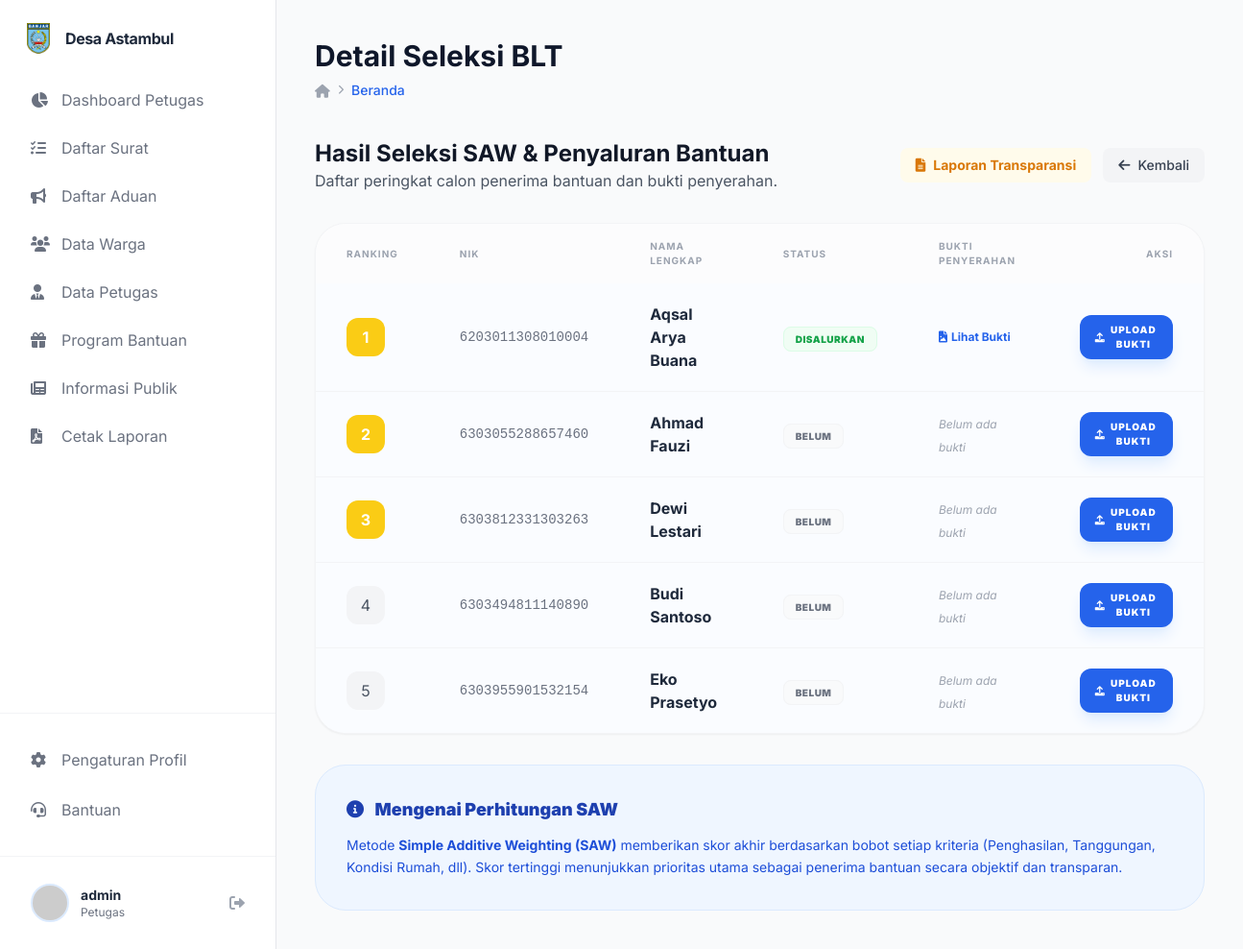
Page /public/blt/detail/1 (signed in) on the committed database.
### tables this page shows
CREATE TABLE `hasil_saw_blt` (
  `id` int NOT NULL,
  `id_program` int NOT NULL,
  `id_calon` int NOT NULL,
  `nilai_total` decimal(10,5) NOT NULL,
  `ranking` int NOT NULL,
  `created_at` datetime DEFAULT CURRENT_TIMESTAMP
);

CREATE TABLE `warga` (
  `id_warga` int NOT NULL,
  `nik` varchar(16) DEFAULT NULL,
  `nama_lengkap` varchar(100) DEFAULT NULL,
  `tempat_lahir` varchar(50) DEFAULT NULL,
  `tanggal_lahir` date DEFAULT NULL,
  `jenis_kelamin` enum('L','P') DEFAULT NULL COMMENT 'L = Laki-laki, P = Perempuan',
  `alamat` text,
  `rt_rw` varchar(10) DEFAULT NULL,
  `pekerjaan` varchar(50) DEFAULT NULL,
  `penghasilan` decimal(12,2) DEFAULT NULL,
  `jumlah_tanggungan` int DEFAULT NULL,
  `kondisi_rumah` enum('layak','kurang_layak','tidak_layak') DEFAULT NULL,
  `status_kawin` enum('kawin','belum_kawin','cerai') DEFAULT NULL,
  `created_at` datetime DEFAULT NULL,
  `updated_at` datetime DEFAULT NULL
);

CREATE TABLE `penetapan_bantuan` (
  `id_penetapan` int NOT NULL,
  `id_program` int NOT NULL,
  `id_calon` int NOT NULL,
  `id_kades` int NOT NULL,
  `no_sk` varchar(50) NOT NULL,
  `tanggal_penetapan` date NOT NULL,
  `keterangan` text,
  `created_at` datetime NOT NULL DEFAULT CURRENT_TIMESTAMP,
  `updated_at` datetime NOT NULL DEFAULT CURRENT_TIMESTAMP ON UPDATE CURRENT_TIMESTAMP,
  `periode` varchar(20) DEFAULT NULL,
  `jumlah_dana` decimal(12,2) DEFAULT '0.00',
  `status_penyaluran` enum('belum','disalurkan','diterima') DEFAULT 'belum',
  `bukti_penyerahan` varchar(255) DEFAULT NULL
);

### app/core/Controller.php (called while the page is built, shortened)
<?php
class Controller {
    public function view($view, $data = []) {
        require_once '../app/views/' . $view . '.php';
    }
    public function model($model) {
        return new $model;
    }
}

### app/controllers/Blt.php (called while the page is built, shortened)
<?php
class Blt extends Controller {
    public function detail($id_program) {
        $bltModel = $this->model('BltModel');
        $data['judul'] = 'Detail Seleksi BLT';
        $data['id_program'] = $id_program;
        $data['hasil'] = $bltModel->getHasilSAW($id_program);
        $this->view('blt/detail', $data);
    }
}

### app/core/App.php (called while the page is built, shortened)
<?php
class App {
    protected $method = 'index';
    protected $params = [];
    public function __construct() {
        $url = $this->parseURL();
        if ($url && file_exists('../app/controllers/' . $url[0] . '.php')) {
            unset($url[0]);
        }
        $this->controller = new $this->controller;
        if (isset($url[1])) {
            if (method_exists($this->controller, $url[1])) {
                $this->method = $url[1];
                unset($url[1]);
            }
        }
        if (!empty($url)) {
            $this->params = array_values($url);
        }
        call_user_func_array([$this->controller, $this->method], $this->params);
    }
    public function parseURL() {
        if (isset($_GET['url'])) {
            $url = rtrim($_GET['url'], '/');
            $url = filter_var($url, FILTER_SANITIZE_URL);
            $url = explode('/', $url);
            return $url;
        }
    }
}

### public/index.php (called while the page is built, shortened)
<?php
$app = new App;

### app/core/Database.php (called while the page is built, shortened)
<?php
class Database {
    private $host = DB_HOST;
    private $user = DB_USER;
    private $pass = DB_PASS;
    private $dbname = DB_NAME;
    private $dbh;
    private $stmt;
    public function __construct() {
        $dsn = 'mysql:host=' . $this->host . ';dbname=' . $this->dbname;
        $options = [
            PDO::ATTR_PERSISTENT => true,
            PDO::ATTR_ERRMODE => PDO::ERRMODE_EXCEPTION
        ];
        try {
            $this->dbh = new PDO($dsn, $this->user, $this->pass, $options);
        } catch (PDOException $e) {
            die($e->getMessage());
        }
    }
    public function query($sql) {
        $this->stmt = $this->dbh->prepare($sql);
    }
    public function bind($param, $value, $type = null) {
        if (is_null($type)) {
            switch (true) {
                default:
                    $type = PDO::PARAM_STR;
            }
        }
        $this->stmt->bindValue($param, $value, $type);
    }
    public function execute() {
        return $this->stmt->execute();
    }
    public function resultSet() {
        $this->execute();
        return $this->stmt->fetchAll(PDO::FETCH_ASSOC);
    }
}

### app/models/BltModel.php (called while the page is built, shortened)
<?php
class BltModel {
    private $db;
    public function __construct() {
        $this->db = new Database;
    }
    public function getHasilSAW($id_program) {
        $this->db->query('SELECT h.*, c.status, w.nama_lengkap, w.nik, pb.bukti_penyerahan, pb.status_penyaluran
                          FROM hasil_saw_blt h
                          JOIN calon_penerima c ON h.id_calon = c.id_calon
                          JOIN warga w ON c.id_warga = w.id_warga
                          LEFT JOIN penetapan_bantuan pb ON pb.id_program = h.id_program AND pb.id_calon = h.id_calon
                          WHERE h.id_program = :id_program
                          ORDER BY h.ranking ASC');
        $this->db->bind('id_program', $id_program);
        return $this->db->resultSet();
    }
}

### app/views/blt/detail.php (the view, shortened to what this page needs)
<div class="mb-8 flex flex-wrap justify-between items-center gap-4">
    <div>
        <h2 class="text-2xl font-bold text-gray-900">Hasil Seleksi SAW & Penyaluran Bantuan</h2>
        <p class="text-gray-600">Daftar peringkat calon penerima bantuan dan bukti penyerahan.</p>
    </div>
    <div class="flex gap-3">
        <a href="<?= BASEURL; ?>/blt/laporan/<?= $data['id_program']; ?>" class="px-4 py-2 bg-amber-50 text-amber-600 rounded-lg text-sm font-bold hover:bg-amber-100 transition flex items-center">
            <i class="fas fa-file-alt mr-2"></i> Laporan Transparansi
        </a>
        <a href="<?= BASEURL; ?>/blt/admin" class="px-4 py-2 bg-gray-100 text-gray-700 rounded-lg text-sm font-medium hover:bg-gray-200 flex items-center">
            <i class="fas fa-arrow-left mr-2"></i> Kembali
        </a>
    </div>
</div>
<div class="bg-white rounded-[32px] shadow-sm border border-gray-100 overflow-hidden mb-8">
    <div class="overflow-x-auto">
        <table class="w-full text-left border-collapse">
            <thead class="bg-gray-50/50">
                <tr>
                    <th class="px-8 py-4 text-[10px] font-bold text-gray-400 uppercase tracking-widest">Ranking</th>
                    <th class="px-8 py-4 text-[10px] font-bold text-gray-400 uppercase tracking-widest">NIK</th>
                    <th class="px-8 py-4 text-[10px] font-bold text-gray-400 uppercase tracking-widest">Nama Lengkap</th>
                    <th class="px-8 py-4 text-[10px] font-bold text-gray-400 uppercase tracking-widest">Status</th>
                    <th class="px-8 py-4 text-[10px] font-bold text-gray-400 uppercase tracking-widest">Bukti Penyerahan</th>
                    <th class="px-8 py-4 text-[10px] font-bold text-gray-400 uppercase tracking-widest text-right">Aksi</th>
                </tr>
            </thead>
            <tbody class="divide-y divide-gray-100">
                <?php if(empty($data['hasil'])): ?>
                    <tr>
                        <td colspan="6" class="px-8 py-12 text-center text-gray-500 italic">Hasil perhitungan belum tersedia.</td>
                    </tr>
                <?php else: ?>
                    <?php foreach($data['hasil'] as $h): ?>
                        <tr class="<?= $h['ranking'] <= 5 ? 'bg-blue-50/30' : ''; ?>">
                            <td class="px-8 py-5">
                                <span class="flex items-center justify-center w-10 h-10 rounded-xl <?= $h['ranking'] <= 3 ? 'bg-yellow-400 text-white font-bold' : 'bg-gray-100 text-gray-600'; ?>">
                                    <?= $h['ranking']; ?>
                                </span>
                            </td>
                            <td class="px-8 py-5 text-sm text-gray-500 font-mono"><?= $h['nik']; ?></td>
                            <td class="px-8 py-5 font-bold text-slate-800"><?= $h['nama_lengkap']; ?></td>
                            <td class="px-8 py-5">
                                <span class="px-3 py-1.5 text-[10px] font-black rounded-lg border uppercase tracking-wider
                                    <?= $h['status_penyaluran'] == 'disalurkan' ? 'bg-green-50 text-green-600 border-green-100' :
                                       ($h['status_penyaluran'] == 'diterima' ? 'bg-blue-50 text-blue-600 border-blue-100' :
                                       'bg-gray-50 text-gray-500 border-gray-100'); ?>">
                                    <?= $h['status_penyaluran'] ?? 'belum'; ?>
                                </span>
                            </td>
                            <td class="px-8 py-5">
                                <?php if($h['bukti_penyerahan']): ?>
                                    <a href="<?= BASEURL; ?>/assets/uploads/<?= $h['bukti_penyerahan']; ?>" target="_blank"
                                       class="text-xs font-bold text-blue-600 hover:text-blue-800 flex items-center gap-1">
                                        <i class="fas fa-file-image"></i> Lihat Bukti
                                    </a>
                                <?php else: ?>
                                    <span class="text-xs text-gray-400 italic">Belum ada bukti</span>
                                <?php endif; ?>
                            </td>
                            <td class="px-8 py-5 text-right">
                                <?php if($_SESSION['user']['level'] == 'petugas'): ?>
                                    <button onclick='openBuktiModal(<?= json_encode($h); ?>)'
                                            class="px-4 py-2 bg-blue-600 text-white rounded-xl font-black text-[10px] uppercase tracking-widest hover:bg-blue-700 transition shadow-lg shadow-blue-100 flex items-center gap-1">
                                        <i class="fas fa-upload"></i> Upload Bukti
                                    </button>
                                <?php endif; ?>
                            </td>
                        </tr>
                    <?php endforeach; ?>
                <?php endif; ?>
            </tbody>
        </table>
    </div>
</div>
<div class="bg-blue-50 p-8 rounded-[32px] border border-blue-100">
    <h4 class="font-black text-blue-800 mb-3 text-lg"><i class="fas fa-info-circle mr-2"></i> Mengenai Perhitungan SAW</h4>
    <p class="text-sm text-blue-700 leading-relaxed">
        Metode <strong>Simple Additive Weighting (SAW)</strong> memberikan skor akhir berdasarkan bobot setiap kriteria (Penghasilan, Tanggungan, Kondisi Rumah, dll). Skor tertinggi menunjukkan prioritas utama sebagai penerima bantuan secara objektif dan transparan.
    </p>
</div>

### app/views/templates/header.php (style rules this page uses)
body { font-family: 'Inter', sans-serif; }

### rows in the picture
hasil_saw_blt: ranking "1", warga.nik "6203011308010004", warga.nama_lengkap "Aqsal Arya Buana", penetapan_bantuan.status_penyaluran "DISALURKAN"
hasil_saw_blt: ranking "2", warga.nik "6303055288657460", warga.nama_lengkap "Ahmad Fauzi", status_penyaluran "BELUM", shows "Belum ada bukti"
hasil_saw_blt: ranking "3", warga.nik "6303812331303263", warga.nama_lengkap "Dewi Lestari", status_penyaluran "BELUM", shows "Belum ada bukti"
hasil_saw_blt: ranking "4", warga.nik "6303494811140890", warga.nama_lengkap "Budi Santoso", status_penyaluran "BELUM", shows "Belum ada bukti"
hasil_saw_blt: ranking "5", warga.nik "6303955901532154", warga.nama_lengkap "Eko Prasetyo", status_penyaluran "BELUM", shows "Belum ada bukti"

### other values in the picture
$_SESSION['user']['nik'] "admin"
$level "Petugas"
$data['judul'] "Detail Seleksi BLT"
